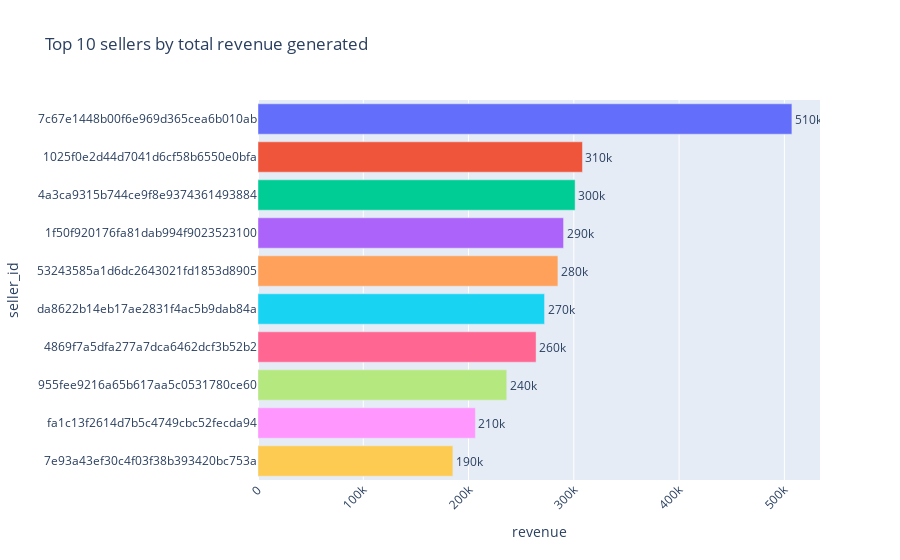

Notebook source saved alongside this figure:
### Markdown cell above
# 10. Calculate the total revenue generated by each seller, and rank them by revenue.

### Code cell
seller_ranking = pd.read_sql_query("""
SELECT 
    oi.seller_id, 
    SUM(pm.payment_value) AS revenue 
FROM 
    order_items oi 
JOIN 
    payments pm 
ON 
    pm.order_id=oi.order_id
GROUP BY 
    oi.seller_id
ORDER BY
    revenue DESC
LIMIT
    10
""", conn)
seller_ranking
df= pd.DataFrame(seller_ranking)
fig= px.bar(df, x="revenue", y="seller_id", text="revenue", color="seller_id", 
            title="Top 10 sellers by total revenue generated")
fig.update_traces(texttemplate="%{text:.2s}", textposition="outside")
fig.update_layout(uniformtext_minsize=8)
fig.update_layout(xaxis_tickangle=-45)
fig.update_layout(showlegend=False)


fig

### Figure 1 — Plotly figure (JSON) as saved in the notebook; plotly's stock layout.template omitted (floating-point values rounded to 4 significant figures)
{"data": [{"alignmentgroup": "True", "hovertemplate": "seller_id=%{y}<br>revenue=%{text}<extra></extra>", "legendgroup": "7c67e1448b00f6e969d365cea6b010ab", "marker": {"color": "#636efa", "pattern": {"shape": ""}}, "name": "7c67e1448b00f6e969d365cea6b010ab", "offsetgroup": "7c67e1448b00f6e969d365cea6b010ab", "orientation": "h", "showlegend": true, "text": [507200.0], "textposition": "outside", "texttemplate": "%{text:.2s}", "type": "bar", "x": [507200.0], "xaxis": "x", "y": ["7c67e1448b00f6e969d365cea6b010ab"], "yaxis": "y"}, {"alignmentgroup": "True", "hovertemplate": "seller_id=%{y}<br>revenue=%{text}<extra></extra>", "legendgroup": "1025f0e2d44d7041d6cf58b6550e0bfa", "marker": {"color": "#EF553B", "pattern": {"shape": ""}}, "name": "1025f0e2d44d7041d6cf58b6550e0bfa", "offsetgroup": "1025f0e2d44d7041d6cf58b6550e0bfa", "orientation": "h", "showlegend": true, "text": [308200.0], "textposition": "outside", "texttemplate": "%{text:.2s}", "type": "bar", "x": [308200.0], "xaxis": "x", "y": ["1025f0e2d44d7041d6cf58b6550e0bfa"], "yaxis": "y"}, {"alignmentgroup": "True", "hovertemplate": "seller_id=%{y}<br>revenue=%{text}<extra></extra>", "legendgroup": "4a3ca9315b744ce9f8e9374361493884", "marker": {"color": "#00cc96", "pattern": {"shape": ""}}, "name": "4a3ca9315b744ce9f8e9374361493884", "offsetgroup": "4a3ca9315b744ce9f8e9374361493884", "orientation": "h", "showlegend": true, "text": [301200.0], "textposition": "outside", "texttemplate": "%{text:.2s}", "type": "bar", "x": [301200.0], "xaxis": "x", "y": ["4a3ca9315b744ce9f8e9374361493884"], "yaxis": "y"}, {"alignmentgroup": "True", "hovertemplate": "seller_id=%{y}<br>revenue=%{text}<extra></extra>", "legendgroup": "1f50f920176fa81dab994f9023523100", "marker": {"color": "#ab63fa", "pattern": {"shape": ""}}, "name": "1f50f920176fa81dab994f9023523100", "offsetgroup": "1f50f920176fa81dab994f9023523100", "orientation": "h", "showlegend": true, "text": [290300.0], "textposition": "outside", "texttemplate": "%{text:.2s}", "type": "bar", "x": [290300.0], "xaxis": "x", "y": ["1f50f920176fa81dab994f9023523100"], "yaxis": "y"}, {"alignmentgroup": "True", "hovertemplate": "seller_id=%{y}<br>revenue=%{text}<extra></extra>", "legendgroup": "53243585a1d6dc2643021fd1853d8905", "marker": {"color": "#FFA15A", "pattern": {"shape": ""}}, "name": "53243585a1d6dc2643021fd1853d8905", "offsetgroup": "53243585a1d6dc2643021fd1853d8905", "orientation": "h", "showlegend": true, "text": [284900.0], "textposition": "outside", "texttemplate": "%{text:.2s}", "type": "bar", "x": [284900.0], "xaxis": "x", "y": ["53243585a1d6dc2643021fd1853d8905"], "yaxis": "y"}, {"alignmentgroup": "True", "hovertemplate": "seller_id=%{y}<br>revenue=%{text}<extra></extra>", "legendgroup": "da8622b14eb17ae2831f4ac5b9dab84a", "marker": {"color": "#19d3f3", "pattern": {"shape": ""}}, "name": "da8622b14eb17ae2831f4ac5b9dab84a", "offsetgroup": "da8622b14eb17ae2831f4ac5b9dab84a", "orientation": "h", "showlegend": true, "text": [272200.0], "textposition": "outside", "texttemplate": "%{text:.2s}", "type": "bar", "x": [272200.0], "xaxis": "x", "y": ["da8622b14eb17ae2831f4ac5b9dab84a"], "yaxis": "y"}, {"alignmentgroup": "True", "hovertemplate": "seller_id=%{y}<br>revenue=%{text}<extra></extra>", "legendgroup": "4869f7a5dfa277a7dca6462dcf3b52b2", "marker": {"color": "#FF6692", "pattern": {"shape": ""}}, "name": "4869f7a5dfa277a7dca6462dcf3b52b2", "offsetgroup": "4869f7a5dfa277a7dca6462dcf3b52b2", "orientation": "h", "showlegend": true, "text": [264200.0], "textposition": "outside", "texttemplate": "%{text:.2s}", "type": "bar", "x": [264200.0], "xaxis": "x", "y": ["4869f7a5dfa277a7dca6462dcf3b52b2"], "yaxis": "y"}, {"alignmentgroup": "True", "hovertemplate": "seller_id=%{y}<br>revenue=%{text}<extra></extra>", "legendgroup": "955fee9216a65b617aa5c0531780ce60", "marker": {"color": "#B6E880", "pattern": {"shape": ""}}, "name": "955fee9216a65b617aa5c0531780ce60", "offsetgroup": "955fee9216a65b617aa5c0531780ce60", "orientation": "h", "showlegend": true, "text": [236300.0], "textposition": "outside", "texttemplate": "%{text:.2s}", "type": "bar", "x": [236300.0], "xaxis": "x", "y": ["955fee9216a65b617aa5c0531780ce60"], "yaxis": "y"}, {"alignmentgroup": "True", "hovertemplate": "seller_id=%{y}<br>revenue=%{text}<extra></extra>", "legendgroup": "fa1c13f2614d7b5c4749cbc52fecda94", "marker": {"color": "#FF97FF", "pattern": {"shape": ""}}, "name": "fa1c13f2614d7b5c4749cbc52fecda94", "offsetgroup": "fa1c13f2614d7b5c4749cbc52fecda94", "orientation": "h", "showlegend": true, "text": [206500.0], "textposition": "outside", "texttemplate": "%{text:.2s}", "type": "bar", "x": [206500.0], "xaxis": "x", "y": ["fa1c13f2614d7b5c4749cbc52fecda94"], "yaxis": "y"}, {"alignmentgroup": "True", "hovertemplate": "seller_id=%{y}<br>revenue=%{text}<extra></extra>", "legendgroup": "7e93a43ef30c4f03f38b393420bc753a", "marker": {"color": "#FECB52", "pattern": {"shape": ""}}, "name": "7e93a43ef30c4f03f38b393420bc753a", "offsetgroup": "7e93a43ef30c4f03f38b393420bc753a", "orientation": "h", "showlegend": true, "text": [185100.0], "textposition": "outside", "texttemplate": "%{text:.2s}", "type": "bar", "x": [185100.0], "xaxis": "x", "y": ["7e93a43ef30c4f03f38b393420bc753a"], "yaxis": "y"}], "layout": {"autosize": true, "barmode": "relative", "legend": {"title": {"text": "seller_id"}, "tracegroupgap": 0}, "showlegend": false, "title": {"text": "Top 10 sellers by total revenue generated"}, "uniformtext": {"minsize": 8}, "xaxis": {"anchor": "y", "autorange": true, "domain": [0, 1], "range": [0, 533900.0], "tickangle": -45, "title": {"text": "revenue"}, "type": "linear"}, "yaxis": {"anchor": "x", "autorange": false, "categoryarray": ["7e93a43ef30c4f03f38b393420bc753a", "fa1c13f2614d7b5c4749cbc52fecda94", "955fee9216a65b617aa5c0531780ce60", "4869f7a5dfa277a7dca6462dcf3b52b2", "da8622b14eb17ae2831f4ac5b9dab84a", "53243585a1d6dc2643021fd1853d8905", "1f50f920176fa81dab994f9023523100", "4a3ca9315b744ce9f8e9374361493884", "1025f0e2d44d7041d6cf58b6550e0bfa", "7c67e1448b00f6e969d365cea6b010ab"], "categoryorder": "array", "domain": [0, 1], "range": [-0.5, 9.5], "title": {"text": "seller_id"}, "type": "category"}}}
